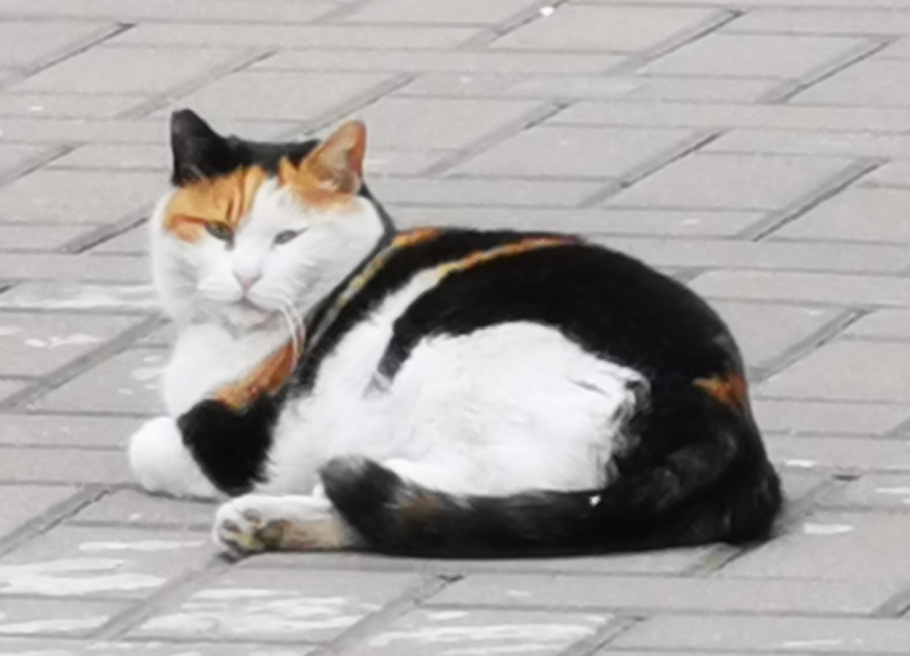
#> input picture datasets/samples/cat1.png, 910 x 656 px
$ python code6_affine.py
#> lines starting #> are read from the running program, lines starting #| are printed output that depends on the picture
import os
import cv2
import numpy as np

os.makedirs('results/transform', exist_ok=True)
img_path = '../datasets/samples/cat1.png'
image = cv2.imread(img_path)
#> image is the input picture: shape (656, 910, 3); mean B, G, R 165, 166.1, 169.6

def set_affine_matrix(op_types=['scale'], params=[(1, 1)]):
    assert len(op_types) == len(params)
    tot_affine_mat = np.eye(3, 3, dtype=np.float32)
    op_mat_ls = list()
    for op_type, param in zip(op_types, params):
        if op_type == 'scale':
            scale_x, scale_y = param
            affine_mat = np.array(
                [[scale_x, 0, 0],
                [0, scale_y, 0],
                [0, 0, 1]], dtype=np.float32)
        if op_type == 'translation':
            trans_x, trans_y = param
            affine_mat = np.array(
                [[1, 0, trans_x],
                [0, 1, trans_y],
                [0, 0, 1]], dtype=np.float32)
        if op_type == 'rot':
            theta = param
            cost, sint = np.cos(theta), np.sin(theta)
            affine_mat = np.array(
                [[cost, sint, 0],
                [-sint, cost, 0],
                [0, 0, 1]], dtype=np.float32)
        if op_type == 'shear':
            phi_x, phi_y = param
            tant_x, tant_y = np.tan(phi_x), np.tan(phi_y)
            affine_mat = np.array(
                [[1, tant_x, 0],
                [tant_y, 1, 0],
                [0, 0, 1]], dtype=np.float32)
        op_mat_ls.append(affine_mat[:2, :])
        tot_affine_mat = affine_mat.dot(tot_affine_mat)
    return tot_affine_mat[:2, :], op_mat_ls


test_types = ['translation', 'scale', 'rot', 'shear']
test_params = [(15, 2), (1.1, 0.8), 0.15, (-0.3, 0.2)]

affine_mat, op_mat_ls = set_affine_matrix(test_types, test_params)
print(affine_mat)

height, width = image.shape[:2]
#> height = 656; width = 910
affined = cv2.warpAffine(image, affine_mat, (width, height), flags=cv2.INTER_LINEAR)
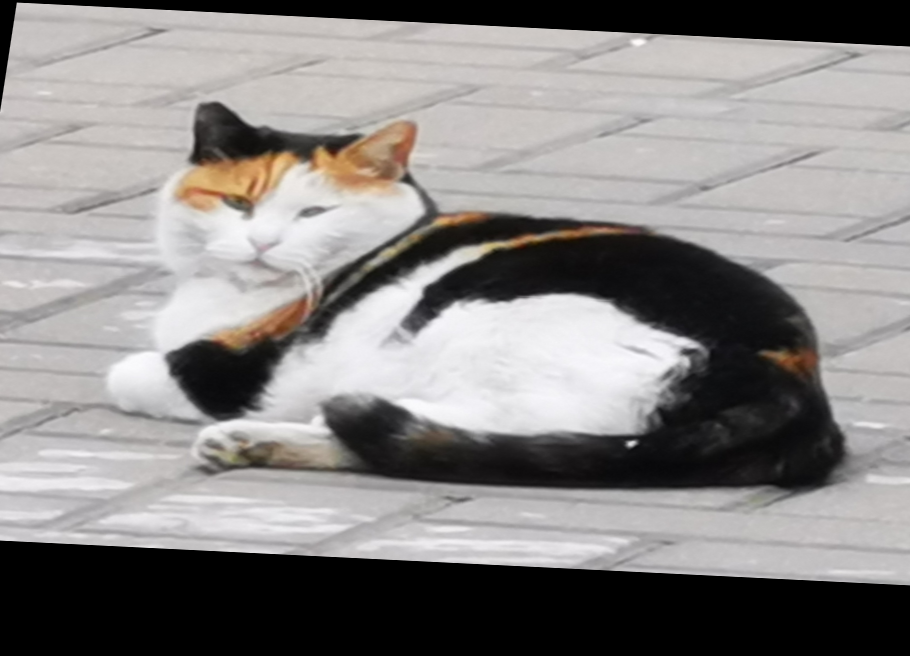
#> affined: shape (656, 910, 3); mean B, G, R 132.7, 133.7, 136.6
cv2.imwrite('results/transform/affined_out.png', affined)

inter_img = image
for idx in range(len(test_types)):
    print(test_types[idx])
    print(op_mat_ls[idx])
    inter_img = cv2.warpAffine(inter_img, op_mat_ls[idx], (width, height), flags=cv2.INTER_LINEAR)
    cv2.imwrite('results/transform/affined_out_step{}_{}.png'\
                .format(idx, test_types[idx]), inter_img)
#> this loop made 4 passes
#> pass 1, `inter_img = cv2.warpAffine(inter_img, op_mat_ls[idx], (width, height),..`:
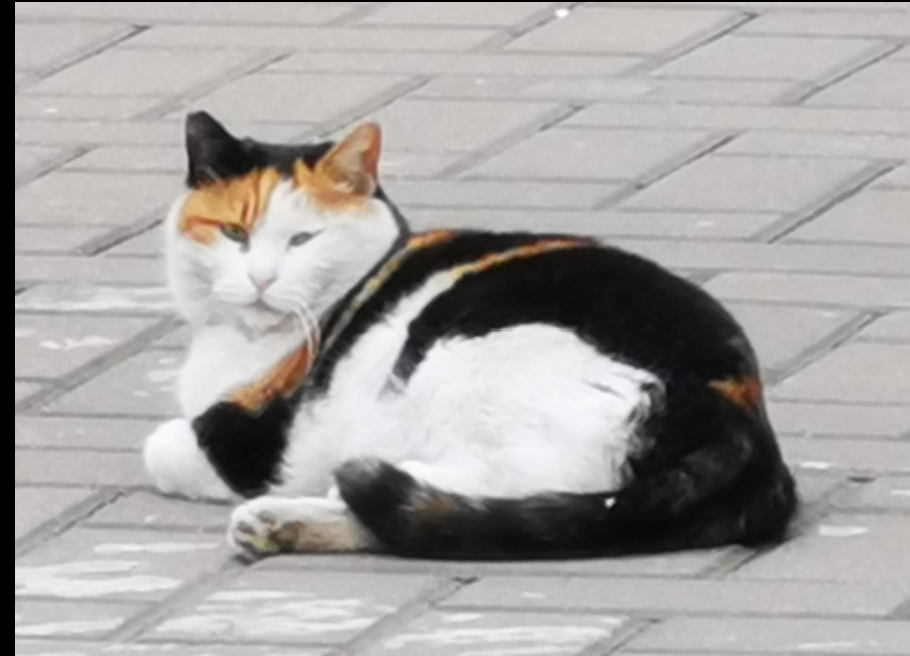
#> inter_img: shape (656, 910, 3); mean B, G, R 161.3, 162.5, 165.8
#> pass 2, `inter_img = cv2.warpAffine(inter_img, op_mat_ls[idx], (width, height),..`:
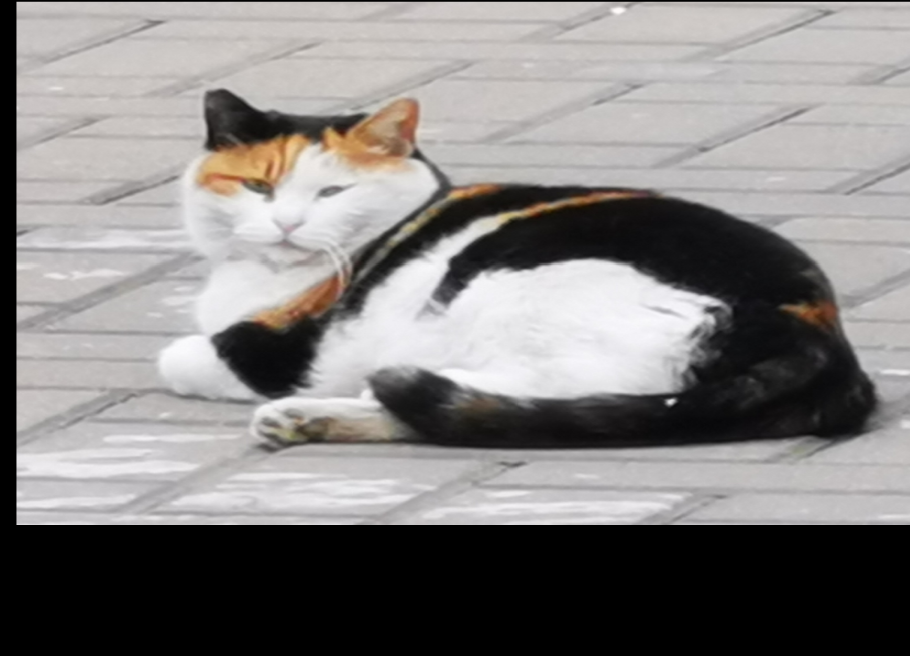
#> inter_img: shape (656, 910, 3); mean B, G, R 127.2, 128.2, 130.9
#> pass 3, `inter_img = cv2.warpAffine(inter_img, op_mat_ls[idx], (width, height),..`:
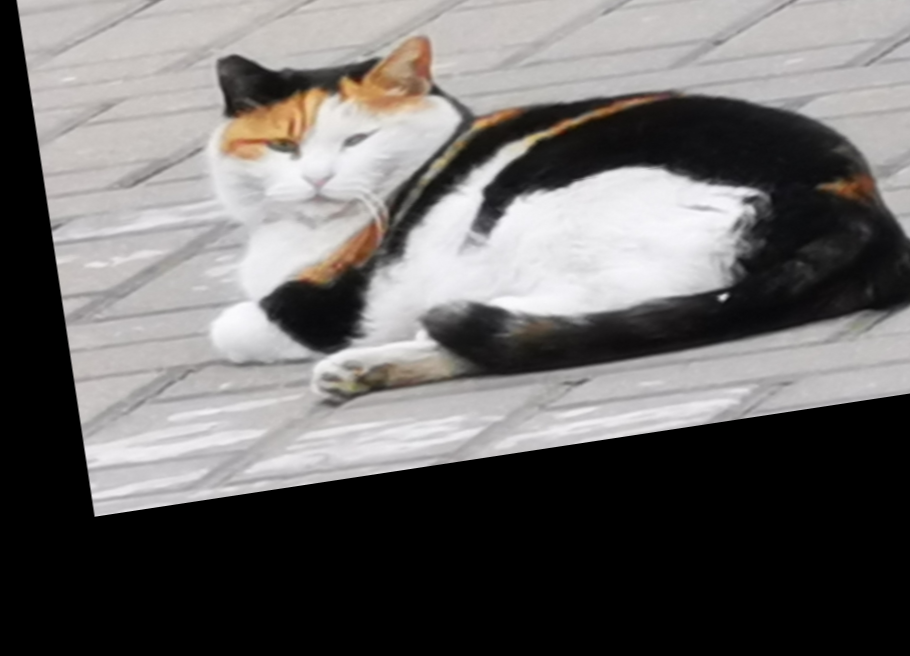
#> inter_img: shape (656, 910, 3); mean B, G, R 103.2, 104, 106.3
#> after the loop:
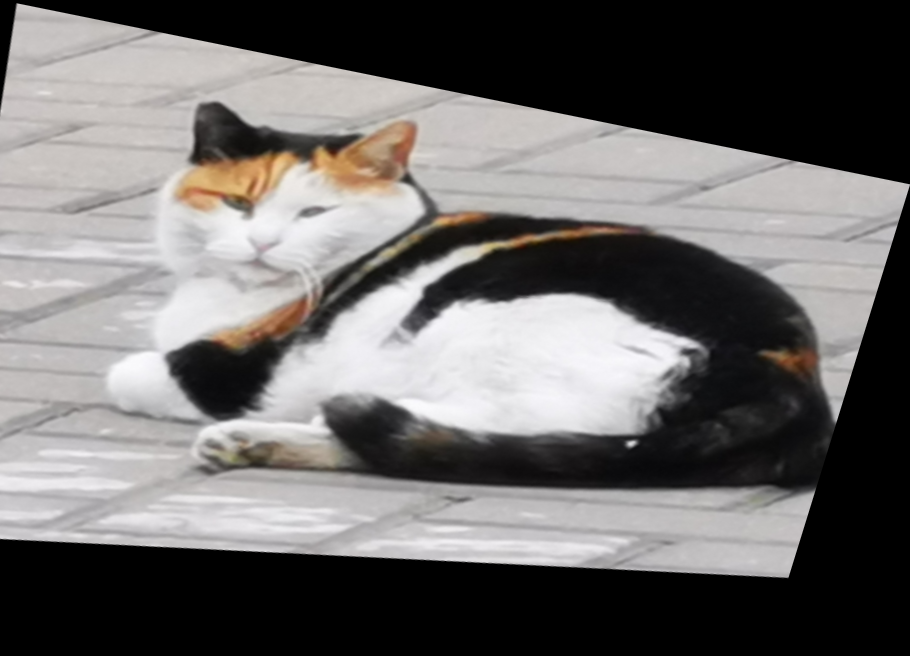
#> inter_img: shape (656, 910, 3); mean B, G, R 105.2, 106.1, 108.5

$ run again, with datasets/samples/cat2.png copied over datasets/samples/cat1.png
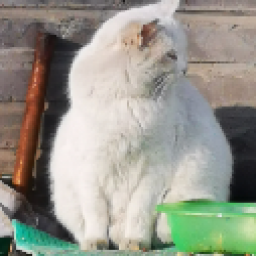
#> input picture datasets/samples/cat2.png, 256 x 256 px
#> image is the input picture: shape (256, 256, 3); mean B, G, R 140.3, 151.7, 151.7
#> the loop `for idx in range(len(test_types)):` made 4 passes
#> pass 1, `inter_img = cv2.warpAffine(inter_img, op_mat_ls[idx], (width, height),..`:
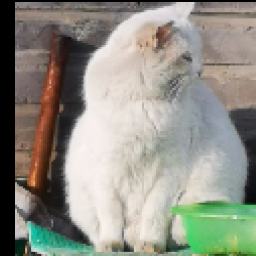
#> inter_img: shape (256, 256, 3); mean B, G, R 133.4, 143.7, 144.1
#> after the loop `for idx in range(len(test_types)):`:
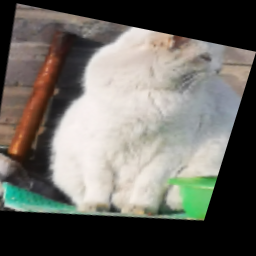
#> inter_img: shape (256, 256, 3); mean B, G, R 97.4, 104, 105.8
